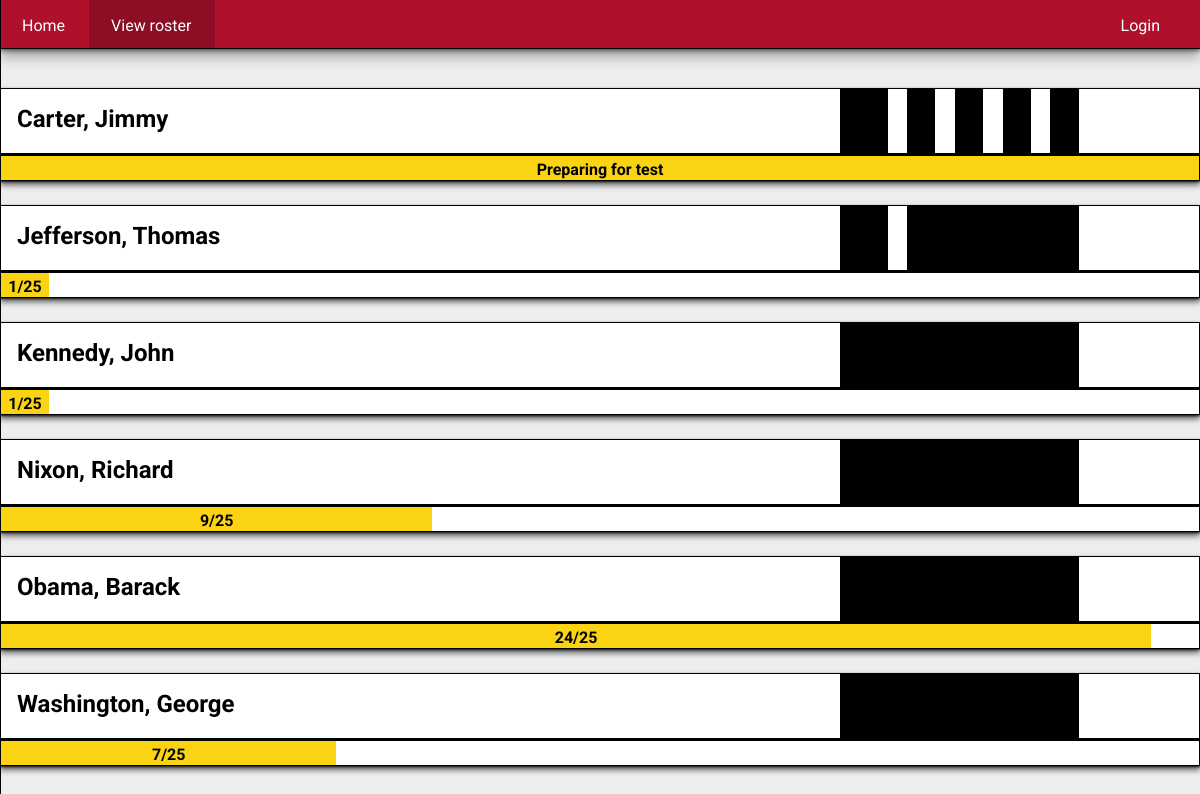
Before: /view with the older database file.
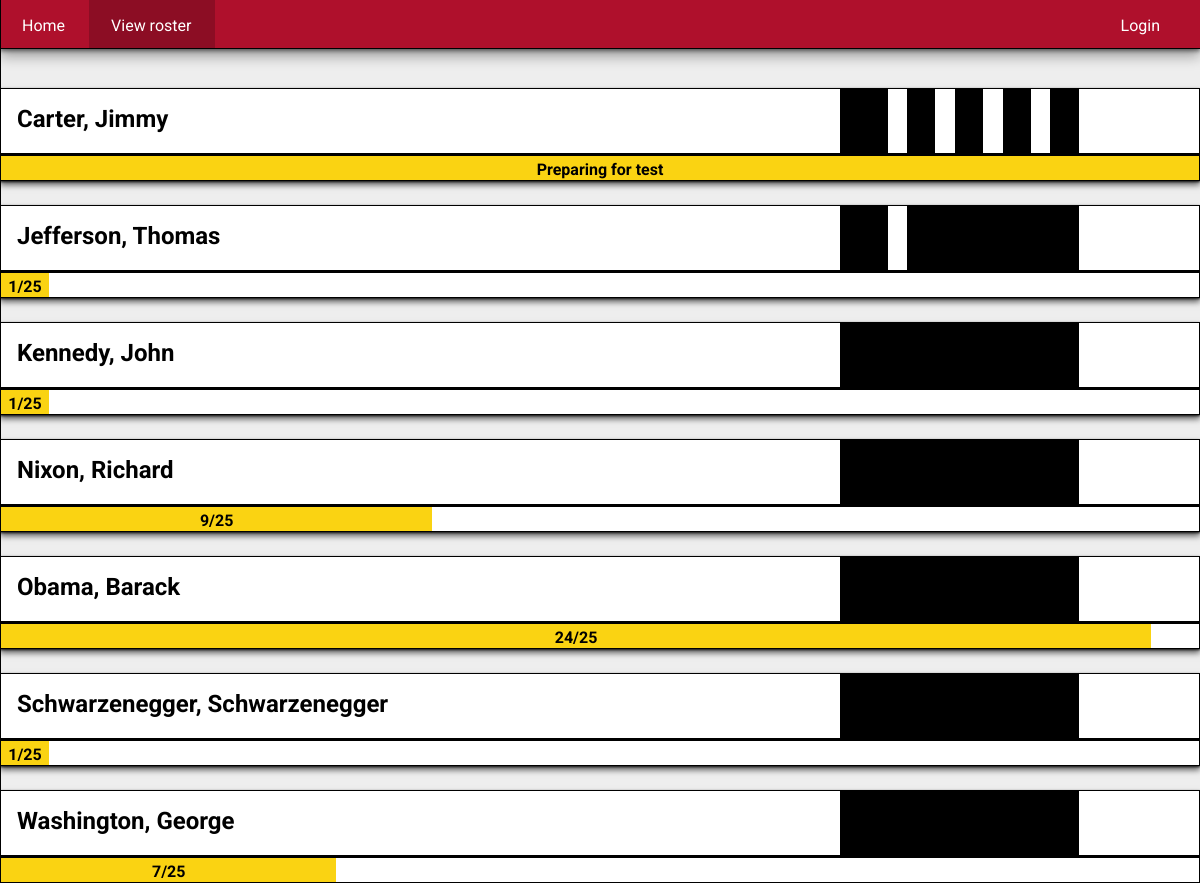
After: the same page with the newer database file.
### tables this page shows
CREATE TABLE cadets(id INTEGER NOT NULL PRIMARY KEY, last_name TEXT NOT NULL, first_name TEXT NOT NULL, attendance_current_rank INTEGER NOT NULL, attendance_total INTEGER NOT NULL, time INTEGER NOT NULL DEFAULT CURRENT_DATE, rank TEXT NOT NULL DEFAULT "white", CONSTRAINT unq UNIQUE (last_name, first_name));

### application.py (the view)
@app.route("/view", methods=["GET"])
def view():
    cadets = c.execute("SELECT * FROM cadets ORDER BY last_name ASC")
    return render_template("view.html", cadets = cadets)

### templates/view.html (shortened to what this page needs)
{% extends "layout.html" %}
{% set active_page = "view" %}
{% block main %}
    {% for cadet in cadets %}
        <div class="card">
            <div class="cadet_info view" id="{{ cadet.rank }}">
                <span class="important belt_names">{{ cadet.last_name.capitalize() }},  {{ cadet.first_name.capitalize() }}</span>
                <div class="stripes_bar">
                    <div class="stripe num{% if cadet.attendance_current_rank > 99 %}4{% else %}{{ ((cadet.attendance_current_rank-(cadet.attendance_current_rank%25))/25)|int }}{% endif %} first_stripe">
                    </div>
                    <div class="stripe num{% if cadet.attendance_current_rank > 99 %}4{% else %}{{ ((cadet.attendance_current_rank-(cadet.attendance_current_rank%25))/25)|int }}{% endif %} second_stripe">
                    </div>
                    <div class="stripe num{% if cadet.attendance_current_rank > 99 %}4{% else %}{{ ((cadet.attendance_current_rank-(cadet.attendance_current_rank%25))/25)|int }}{% endif %} third_stripe">
                    </div>
                    <div class="stripe num{% if cadet.attendance_current_rank > 99 %}4{% else %}{{ ((cadet.attendance_current_rank-(cadet.attendance_current_rank%25))/25)|int }}{% endif %} fourth_stripe">
                    </div>
                </div>
            </div>
            <div class="progress_bar">
                <div class="progress_fill" style="width: {{ ((cadet.attendance_current_rank % 25)/25)*100|round(1) }}%">
                    {{ cadet.attendance_current_rank % 25 }}/25
                </div>
                <div class="ready_to_test stripe{% if cadet.attendance_current_rank > 99 %}4{% else %}{{ ((cadet.attendance_current_rank-(cadet.attendance_current_rank%25))/25)|int }}{% endif %}">
                    Preparing for test
                </div>
            </div>
        </div>
    {% endfor %}
{% endblock %}

### templates/layout.html (shortened to what this page needs)
<html>
    <head>
        <link rel="stylesheet" href="{{ url_for('static', filename='stylesheet/styles.css') }}" rel="stylesheet" />
    </head>
    <body>
        {% set navigation_bar_loggedin_left = [
            ('/', 'index', 'Home'),
            ('/add', 'add', 'Take attendance'),
            ('/edit/', 'edit', 'Edit roster')
            ] -%}
        {% set navigation_bar_loggedin_right = [
            ('/logout/', 'logout', 'Logout')
            ] -%}
        {% set navigation_bar_loggedout_left = [
            ('/', 'index', 'Home'),
            ('/view/', 'view', 'View roster'),
            ] -%}
        {% set navigation_bar_loggedout_right = [
            ('/login/', 'login', 'Login')
            ] -%}
        {% set active_page = active_page|default('index') -%}
        <div class="position_holder">
        </div>
        <div class="navbar">
            {% if session.user_id %}
                <ul>
                {% for href, id, caption in navigation_bar_loggedin_left %}
                    <li{% if id == active_page %} id = "active"{% endif
                    %} class="menu_left"><a class="nav_item" href="{{ url_for(id) }}">{{ caption|e }}</a></li>
                {% endfor %}
                </ul>
                <ul class="right_side_menu">
                {% for href, id, caption in navigation_bar_loggedin_right %}
                    <li{% if id == active_page %} id = "active"{% endif
                    %} class="menu_right"><a class="nav_item" href="{{ url_for(id) }}">{{ caption|e }}</a></li>
                {% endfor %}
                </ul>
            {% else %}
                <ul>
                {% for href, id, caption in navigation_bar_loggedout_left %}
                    <li{% if id == active_page %} id="active"{% endif
                    %} class="menu_left"><a class="nav_item" href="{{ url_for(id) }}">{{ caption|e }}</a></li>
                {% endfor %}
                </ul>
                <ul class="right_side_menu">
                {% for href, id, caption in navigation_bar_loggedout_right %}
                    <li class="menu_right"><a class="nav_item" href="{{ url_for(id) }}">{{ caption|e }}</a></li>
                {% endfor %}
                </ul>
            {% endif %}
        </div>
        <div onclick="handlers.closeMenuTray();">
            {% block main %}{% endblock %}
        </div>
    <body>
</html>

### static/stylesheet/styles.css (style rules this page uses)
body { background-color:#EEEEEE; margin:0; padding:0; font-family: "Roboto", "Noto Sans", sans-serif; font-size: 16px; box-sizing: border-box; }
ul { list-style-type: none; display: inline-block; margin: 0; padding: 0; }
#active { background-color:#8C0D24; border-bottom: 1px solid black; }
li.menu_left { float:left; }
li.menu_right { float:right; }
.right_side_menu { float:right; margin-right: 16px; }
a { color:white; text-decoration: none; }
.navbar { top:0; position:fixed; z-index: 1; width:100%; background-color: #AF102C; height:48px; box-shadow: 0 2px 4px 0 rgba(0, 0, 0, .5), 0 8px 12px 0 rgba(0, 0, 0, .3); border-bottom:1px solid black; }
.position_holder { height:64px; }
a.nav_item { height:28px; display:block; padding-top:12px; padding-left:22px; margin: 4px 24px 4px 0; }
.cadet_info { border:1px solid black; position:relative; margin-top:24px; padding-top:12px; height:52px; }
.card { max-width: 1200px; margin:auto; box-shadow: 0 1px 2px 0 rgba(0, 0, 0, .8), 0 4px 6px 0 rgba(0, 0, 0, .6); }
.cadet_info.view { height:48px; padding-left:16px; padding-top:16px; }
.stripes_bar { position:absolute; top:0; right:10%; background-color: #000000; height:65px; width: 20%; }
.stripe { position:absolute; border:none; background-color: #FFFFFF; width:8%; height:64px; visibility:hidden; }
.stripe.first_stripe { left:20%; }
.stripe.num1.first_stripe, .stripe.num2.first_stripe, .stripe.num3.first_stripe, .stripe.num4.first_stripe { visibility:visible; }
.stripe.second_stripe { left:40%; }
.stripe.num2.second_stripe, .stripe.num3.second_stripe, .stripe.num4.second_stripe { visibility:visible; }
.stripe.third_stripe { left:60%; }
.stripe.num3.third_stripe, .stripe.num4.third_stripe { visibility: visible; }
.stripe.fourth_stripe { left:80%; }
.stripe.num4.fourth_stripe { visibility: visible; }
.progress_bar { background-color: #FFFFFF; position: relative; height: 24px; border:solid black; border-width:2 1px 1px 1px; }
.ready_to_test { position:absolute; background-color: #FAD312; text-align:center; font-weight: bold; width:100%; visibility:hidden; padding-top:4px; height:20px; }
.ready_to_test.stripe4 { visibility:visible; }
.progress_fill { position:absolute; font-weight:bold; text-align:center; background-color:#FAD312; padding-top:4px; height:20px; }
#white { background-color:#FFFFFF; }
.important { font-size:24px; font-weight: bold; }

Changed rows visible on the page:
added cadets: last_name "Schwarzenegger", first_name "Schwarzenegger", cadet.attendance_current_rank%25 "1"
